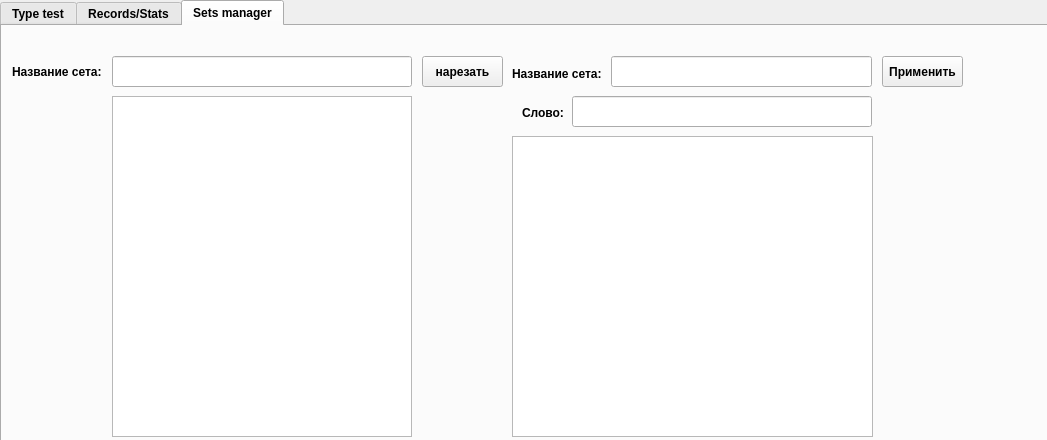
<?xml version="1.0" encoding="UTF-8"?>
<ui version="4.0">
 <class>Design</class>
 <widget class="QDialog" name="Design">
  <property name="geometry">
   <rect>
    <x>0</x>
    <y>0</y>
    <width>1047</width>
    <height>440</height>
   </rect>
  </property>
  <property name="font">
   <font>
    <weight>75</weight>
    <bold>true</bold>
    <kerning>true</kerning>
   </font>
  </property>
  <property name="windowTitle">
   <string>Type Train</string>
  </property>
  <widget class="QTabWidget" name="tabWidget">
   <property name="geometry">
    <rect>
     <x>0</x>
     <y>0</y>
     <width>1061</width>
     <height>601</height>
    </rect>
   </property>
   <property name="currentIndex">
    <number>2</number>
   </property>
   <property name="movable">
    <bool>true</bool>
   </property>
   <property name="tabBarAutoHide">
    <bool>false</bool>
   </property>
   <widget class="QWidget" name="tab">
    <attribute name="title">
     <string>Type test</string>
    </attribute>
    <widget class="QComboBox" name="comboBox">
     <property name="geometry">
      <rect>
       <x>0</x>
       <y>0</y>
       <width>150</width>
       <height>20</height>
      </rect>
     </property>
    </widget>
    <widget class="QLineEdit" name="lineEdit">
     <property name="geometry">
      <rect>
       <x>160</x>
       <y>100</y>
       <width>800</width>
       <height>35</height>
      </rect>
     </property>
     <property name="font">
      <font>
       <pointsize>12</pointsize>
      </font>
     </property>
     <property name="inputMask">
      <string/>
     </property>
     <property name="text">
      <string/>
     </property>
    </widget>
    <widget class="QTextEdit" name="textEdit">
     <property name="geometry">
      <rect>
       <x>160</x>
       <y>0</y>
       <width>800</width>
       <height>91</height>
      </rect>
     </property>
     <property name="font">
      <font>
       <pointsize>18</pointsize>
      </font>
     </property>
     <property name="styleSheet">
      <string notr="true">background-color: rgb(255, 255, 255);</string>
     </property>
     <property name="readOnly">
      <bool>true</bool>
     </property>
     <property name="html">
      <string>&lt;!DOCTYPE HTML PUBLIC &quot;-//W3C//DTD HTML 4.0//EN&quot; &quot;http://www.w3.org/TR/REC-html40/strict.dtd&quot;&gt;
&lt;html&gt;&lt;head&gt;&lt;meta name=&quot;qrichtext&quot; content=&quot;1&quot; /&gt;&lt;style type=&quot;text/css&quot;&gt;
p, li { white-space: pre-wrap; }
&lt;/style&gt;&lt;/head&gt;&lt;body style=&quot; font-family:'MS Shell Dlg 2'; font-size:18pt; font-weight:400; font-style:normal;&quot;&gt;
&lt;p style=&quot;-qt-paragraph-type:empty; margin-top:0px; margin-bottom:0px; margin-left:0px; margin-right:0px; -qt-block-indent:0; text-indent:0px; font-size:2pt;&quot;&gt;&lt;br /&gt;&lt;/p&gt;&lt;/body&gt;&lt;/html&gt;</string>
     </property>
    </widget>
    <widget class="QPushButton" name="pushButton_2">
     <property name="geometry">
      <rect>
       <x>965</x>
       <y>100</y>
       <width>60</width>
       <height>35</height>
      </rect>
     </property>
     <property name="font">
      <font>
       <pointsize>10</pointsize>
       <weight>75</weight>
       <italic>false</italic>
       <bold>true</bold>
       <underline>false</underline>
       <strikeout>false</strikeout>
       <kerning>false</kerning>
      </font>
     </property>
     <property name="styleSheet">
      <string notr="true"/>
     </property>
     <property name="text">
      <string>Заново</string>
     </property>
    </widget>
    <widget class="QLineEdit" name="lineEdit_3">
     <property name="geometry">
      <rect>
       <x>107</x>
       <y>330</y>
       <width>100</width>
       <height>20</height>
      </rect>
     </property>
     <property name="readOnly">
      <bool>true</bool>
     </property>
    </widget>
    <widget class="QLineEdit" name="lineEdit_4">
     <property name="geometry">
      <rect>
       <x>107</x>
       <y>360</y>
       <width>100</width>
       <height>20</height>
      </rect>
     </property>
     <property name="readOnly">
      <bool>true</bool>
     </property>
    </widget>
    <widget class="QLineEdit" name="lineEdit_5">
     <property name="geometry">
      <rect>
       <x>107</x>
       <y>390</y>
       <width>100</width>
       <height>20</height>
      </rect>
     </property>
     <property name="readOnly">
      <bool>true</bool>
     </property>
    </widget>
    <widget class="QLabel" name="label">
     <property name="geometry">
      <rect>
       <x>0</x>
       <y>300</y>
       <width>100</width>
       <height>13</height>
      </rect>
     </property>
     <property name="text">
      <string>Нажатия</string>
     </property>
    </widget>
    <widget class="QLabel" name="label_2">
     <property name="geometry">
      <rect>
       <x>0</x>
       <y>330</y>
       <width>100</width>
       <height>13</height>
      </rect>
     </property>
     <property name="text">
      <string>Аккуратность</string>
     </property>
    </widget>
    <widget class="QLabel" name="label_3">
     <property name="geometry">
      <rect>
       <x>0</x>
       <y>360</y>
       <width>100</width>
       <height>13</height>
      </rect>
     </property>
     <property name="text">
      <string>Верные слова</string>
     </property>
    </widget>
    <widget class="QLabel" name="label_4">
     <property name="geometry">
      <rect>
       <x>0</x>
       <y>390</y>
       <width>100</width>
       <height>13</height>
      </rect>
     </property>
     <property name="text">
      <string>Неверные слова</string>
     </property>
    </widget>
    <widget class="QLabel" name="label_5">
     <property name="geometry">
      <rect>
       <x>0</x>
       <y>240</y>
       <width>201</width>
       <height>51</height>
      </rect>
     </property>
     <property name="font">
      <font>
       <pointsize>20</pointsize>
       <kerning>false</kerning>
      </font>
     </property>
     <property name="styleSheet">
      <string notr="true">color: rgb(114, 170, 11);</string>
     </property>
     <property name="text">
      <string>26 СВМ</string>
     </property>
     <property name="alignment">
      <set>Qt::AlignCenter</set>
     </property>
    </widget>
    <widget class="QLCDNumber" name="lcdNumber">
     <property name="geometry">
      <rect>
       <x>-110</x>
       <y>440</y>
       <width>64</width>
       <height>23</height>
      </rect>
     </property>
    </widget>
    <widget class="QLCDNumber" name="lcdNumber_2">
     <property name="geometry">
      <rect>
       <x>965</x>
       <y>30</y>
       <width>60</width>
       <height>60</height>
      </rect>
     </property>
     <property name="digitCount">
      <number>2</number>
     </property>
     <property name="intValue" stdset="0">
      <number>60</number>
     </property>
    </widget>
    <widget class="QTextEdit" name="lineEdit_2">
     <property name="geometry">
      <rect>
       <x>107</x>
       <y>300</y>
       <width>100</width>
       <height>20</height>
      </rect>
     </property>
     <property name="font">
      <font>
       <pointsize>6</pointsize>
      </font>
     </property>
    </widget>
   </widget>
   <widget class="QWidget" name="tab_2">
    <attribute name="title">
     <string>Records/Stats</string>
    </attribute>
    <widget class="QTableWidget" name="tableWidget">
     <property name="enabled">
      <bool>false</bool>
     </property>
     <property name="geometry">
      <rect>
       <x>0</x>
       <y>0</y>
       <width>731</width>
       <height>411</height>
      </rect>
     </property>
    </widget>
    <widget class="QPushButton" name="pushButton">
     <property name="geometry">
      <rect>
       <x>740</x>
       <y>0</y>
       <width>201</width>
       <height>31</height>
      </rect>
     </property>
     <property name="text">
      <string>Показать статистику WPM/Day</string>
     </property>
    </widget>
   </widget>
   <widget class="QWidget" name="tab_5">
    <attribute name="title">
     <string>Sets manager</string>
    </attribute>
    <widget class="QTextEdit" name="textEdit_2">
     <property name="geometry">
      <rect>
       <x>110</x>
       <y>70</y>
       <width>300</width>
       <height>341</height>
      </rect>
     </property>
    </widget>
    <widget class="QLineEdit" name="lineEdit_6">
     <property name="geometry">
      <rect>
       <x>110</x>
       <y>30</y>
       <width>300</width>
       <height>31</height>
      </rect>
     </property>
    </widget>
    <widget class="QLabel" name="label_6">
     <property name="geometry">
      <rect>
       <x>10</x>
       <y>35</y>
       <width>101</width>
       <height>21</height>
      </rect>
     </property>
     <property name="text">
      <string>Название сета:</string>
     </property>
    </widget>
    <widget class="QPushButton" name="pushButton_3">
     <property name="geometry">
      <rect>
       <x>420</x>
       <y>30</y>
       <width>81</width>
       <height>31</height>
      </rect>
     </property>
     <property name="text">
      <string>нарезать</string>
     </property>
    </widget>
    <widget class="QLineEdit" name="lineEdit_7">
     <property name="geometry">
      <rect>
       <x>609</x>
       <y>30</y>
       <width>261</width>
       <height>31</height>
      </rect>
     </property>
    </widget>
    <widget class="QLabel" name="label_7">
     <property name="geometry">
      <rect>
       <x>520</x>
       <y>80</y>
       <width>47</width>
       <height>13</height>
      </rect>
     </property>
     <property name="text">
      <string>Слово:</string>
     </property>
    </widget>
    <widget class="QLineEdit" name="lineEdit_8">
     <property name="geometry">
      <rect>
       <x>570</x>
       <y>70</y>
       <width>300</width>
       <height>31</height>
      </rect>
     </property>
    </widget>
    <widget class="QLabel" name="label_8">
     <property name="geometry">
      <rect>
       <x>510</x>
       <y>40</y>
       <width>101</width>
       <height>16</height>
      </rect>
     </property>
     <property name="text">
      <string>Название сета:</string>
     </property>
    </widget>
    <widget class="QTableWidget" name="tableWidget_2">
     <property name="geometry">
      <rect>
       <x>510</x>
       <y>110</y>
       <width>361</width>
       <height>301</height>
      </rect>
     </property>
    </widget>
    <widget class="QPushButton" name="pushButton_4">
     <property name="geometry">
      <rect>
       <x>880</x>
       <y>30</y>
       <width>81</width>
       <height>31</height>
      </rect>
     </property>
     <property name="text">
      <string>Применить</string>
     </property>
    </widget>
   </widget>
  </widget>
 </widget>
 <resources>
  <include location="../../../Downloads/StileSheet.qrc"/>
 </resources>
 <connections/>
</ui>
